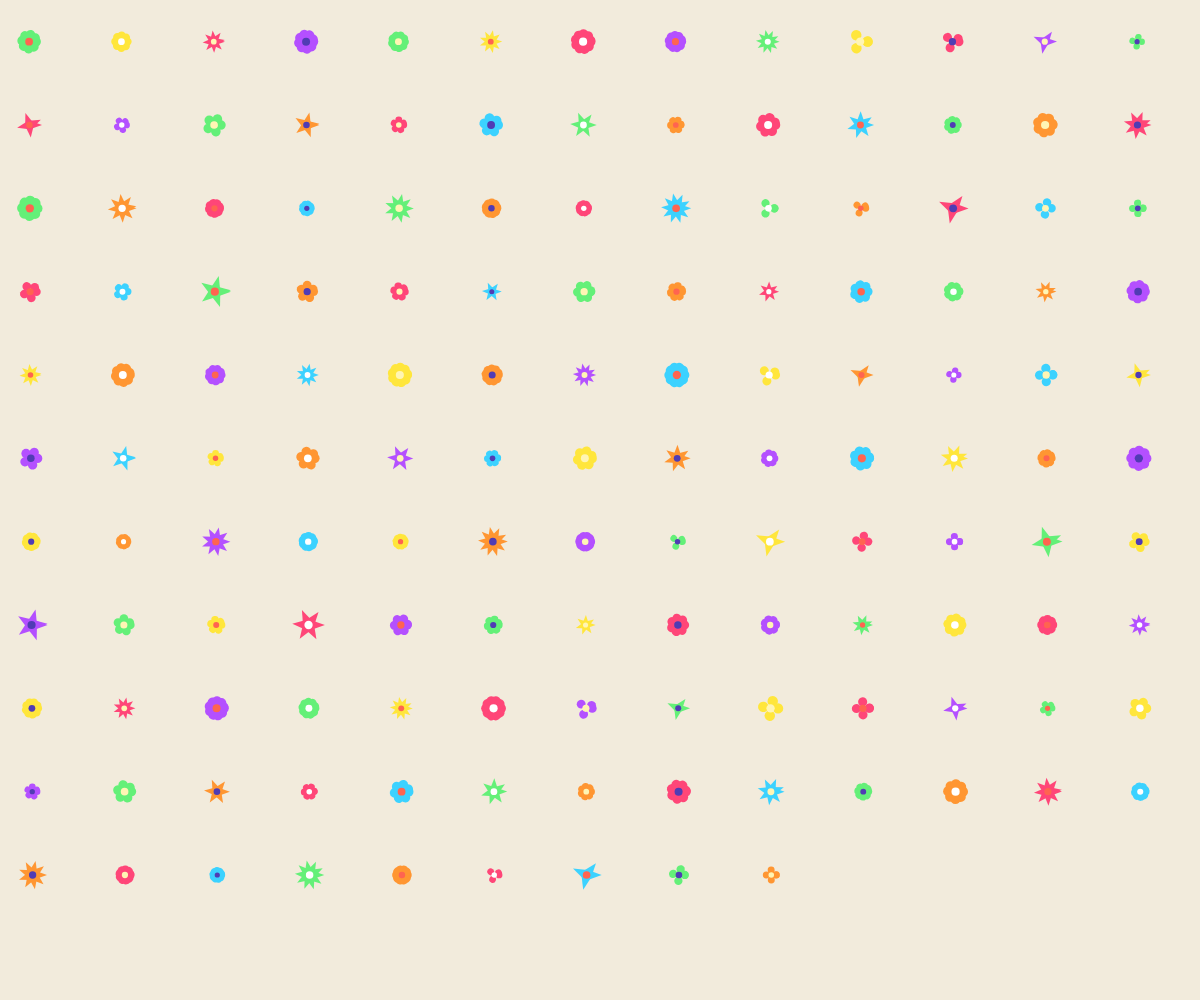
Frame 1 (no input)
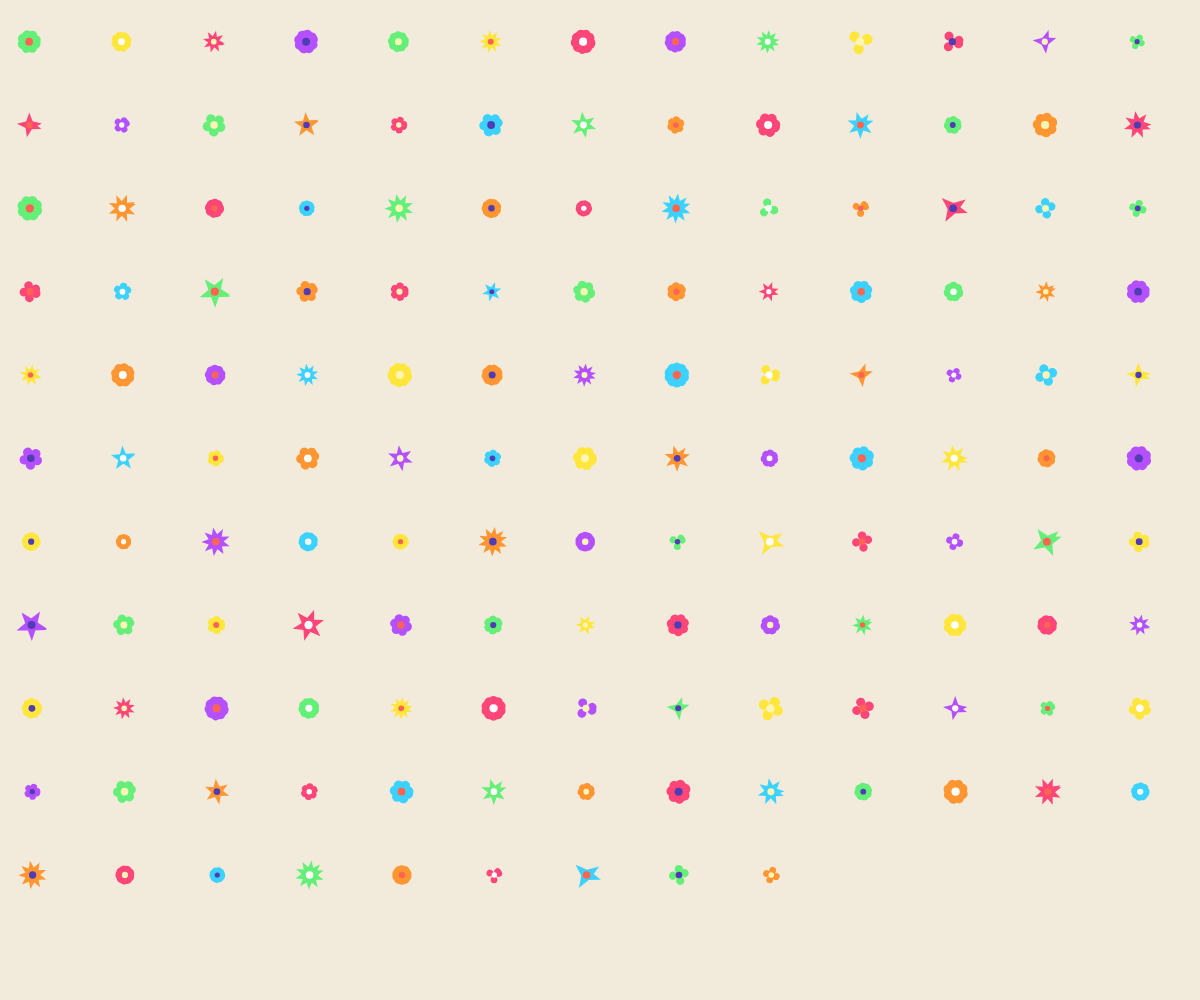
Frame 60 (no input)
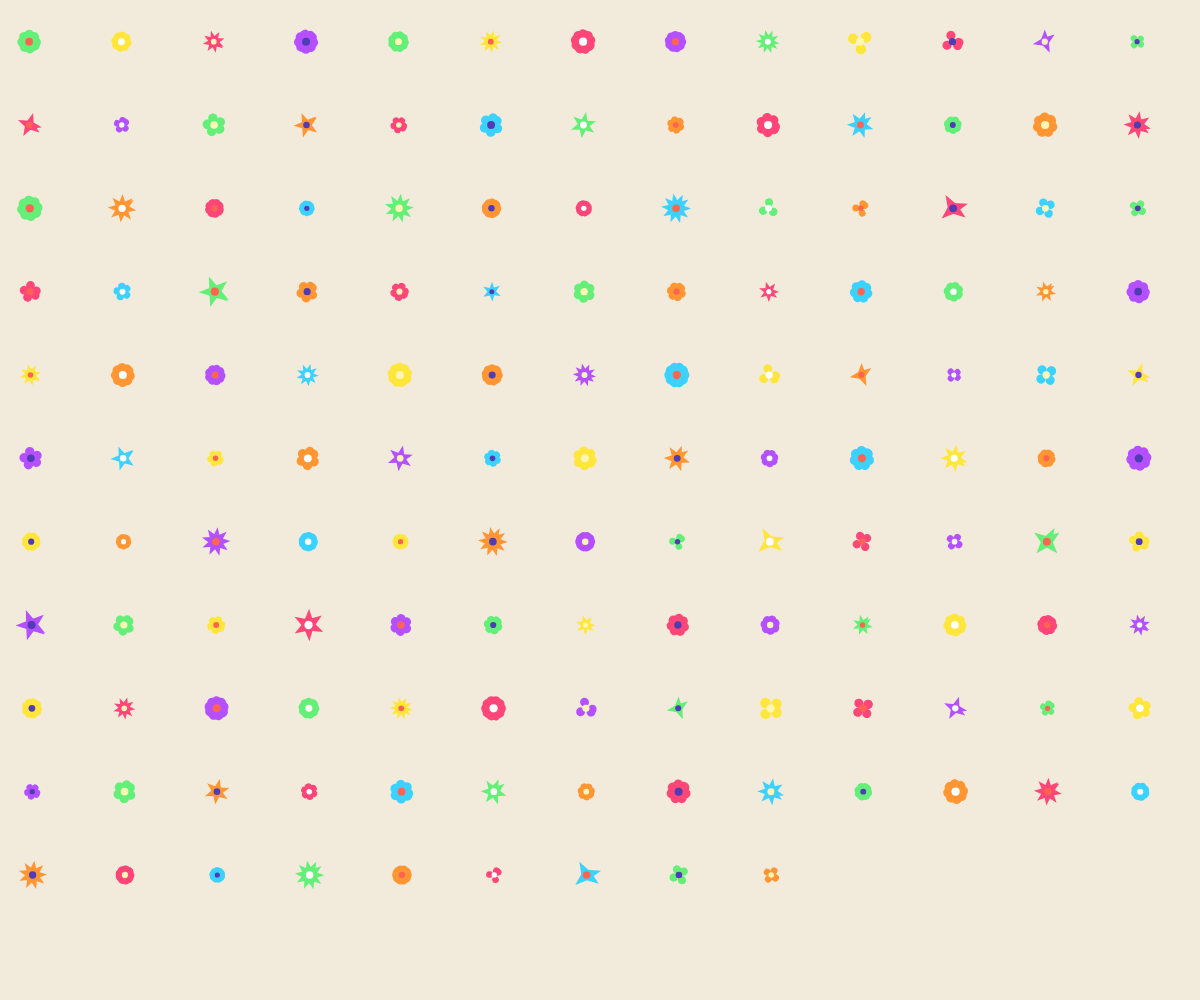
Frame 120 (the mouse pressed at the canvas centre since frame 60)

The p5.js sketch that drew these frames (run headless with seeded random() and noise() and a simulated clock; from frame 60 on, the mouse is pressed at the canvas centre):

// p5.js sketch
// ── sketch.js


let rotazioneFiori = 0;
let numeroGlifi = 149;

function setup() {
  createCanvas(windowWidth, windowHeight);
  angleMode(DEGREES);
  noStroke();
}

function draw() {
  background(242, 235, 220);

  rotazioneFiori = rotazioneFiori + 0.3;

  let numerocolonne = ceil(sqrt(numeroGlifi));
  let numerorighe = ceil(numeroGlifi / numerocolonne);

  let dimcolonna = windowWidth / numerocolonne;
  let dimriga = windowHeight / numerorighe;

  let xcorrente = 0;
  let ycorrente = 0;

  for (let g = 0; g < numeroGlifi; g++) {
    randomSeed(g);
    
    let spostamentoX = random(-dimcolonna * 0.35, dimcolonna * 0.35);
    let spostamentoY = random(-dimriga * 0.35, dimriga * 0.35);
    let dimensioneFiore = random(18, 30);
    
    
    mioGlifo(
      xcorrente + dimcolonna / 2 + spostamentoX,
      ycorrente + dimriga / 2,
      dimensioneFiore,
      g
    );

    xcorrente = xcorrente + dimcolonna;

    if (xcorrente >= windowWidth) {
      xcorrente = 0;
      ycorrente = ycorrente + dimriga;
    }
  }
}

function mioGlifo(_x, _y, _size, g) {
  push();
  translate(_x, _y);

  let petali = random(3, 10);
  let forma = random(2);
  let colore = random(6);

  if (colore < 1) {
    fill(255, 70, 120);
  } else if (colore < 2) {
    fill(255, 150, 50);
  } else if (colore < 3) {
    fill(255, 230, 60);
  } else if (colore < 4) {
    fill(100, 240, 120);
  } else if (colore < 5) {
    fill(60, 210, 255);
  } else {
    fill(180, 80, 255);
  }

  for (let i = 0; i < petali; i++) {
    push();
    rotate(i * 360 / petali + rotazioneFiori * (g % 2 == 0 ? 1 : -1));
    translate(_size * 0.25, 0);

    if (forma < 1) {
      circle(0, 0, _size * 0.35);
    } else {
      triangle(
      _size * 0.30, 0,
      -_size * 0.20, -_size * 0.18,
      -_size * 0.20, _size * 0.18
    );
    }

    pop();
  }

  let centro = random(4);

  if (centro < 1) {
    fill(255, 245, 180);
  } else if (centro < 2) {
    fill(255, 100, 80);
  } else if (centro < 3) {
    fill(80, 60, 180);
  } else {
    fill(255, 255, 255);
  }

  circle(0, 0, _size * 0.28);

  pop();
}
